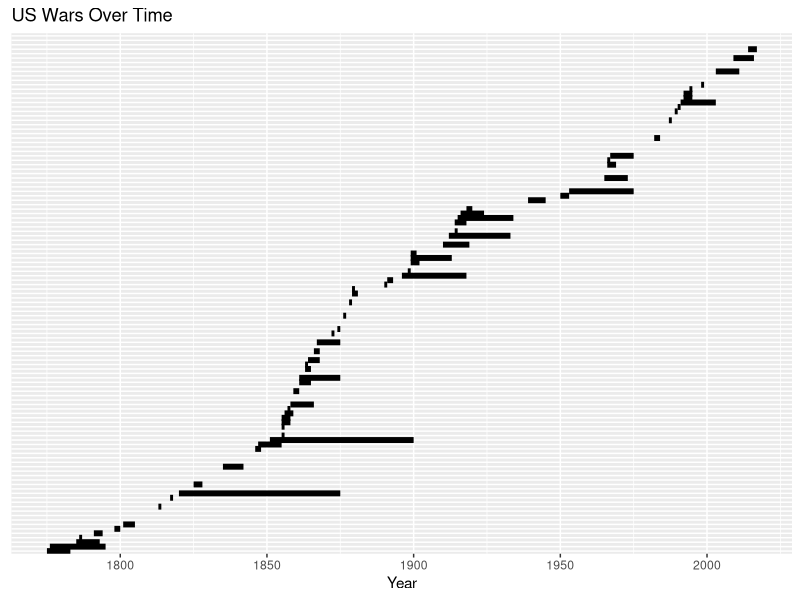

Write the R code that produced this figure.
library(ggplot2)

# Read from csv 
wars <- read.csv("wars.csv")

# Order dataframe 
wars$Name <- factor(wars$Name, levels = wars$Name[order(wars$Start)])

# Create basic time plot
timePlot <- ggplot() +
  geom_segment(data = wars, aes(x = Start, xend = End, y = Name, yend = Name), size = 2) +
  xlab("Year") +
  ggtitle("US Wars Over Time") +
  theme(axis.text.y = element_blank(), 
        axis.ticks.y = element_blank(),
        axis.title.y = element_blank())

timePlot

